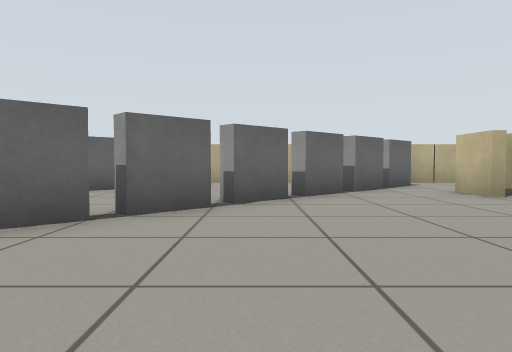
view 1 (above)

19 first-person views from a walk through a world built for the Gazebo simulator. The camera is 0.51 m above the floor, tilts 2° down and sees 70° across. The floor is counted in squares, 1 m on a side. Each view is taken from the middle of a square. On the plan, view 1 faces up. The plan holds only what a view shows up to about 9 squares ahead; the rest is blank.

view 2
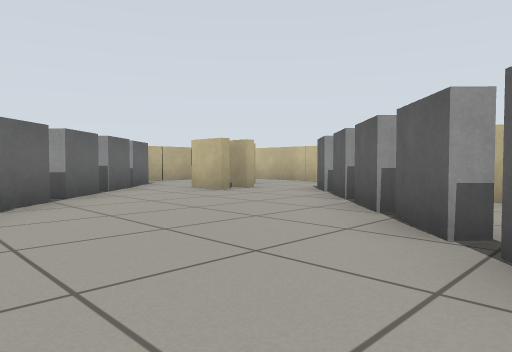

view 3
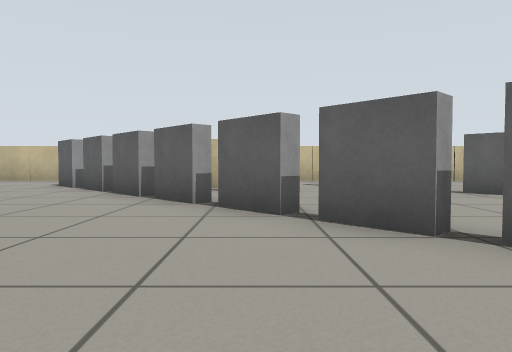

view 4
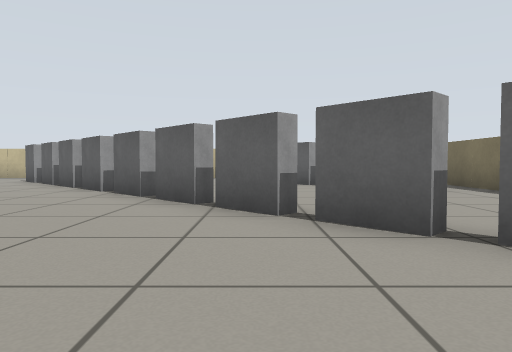

view 5
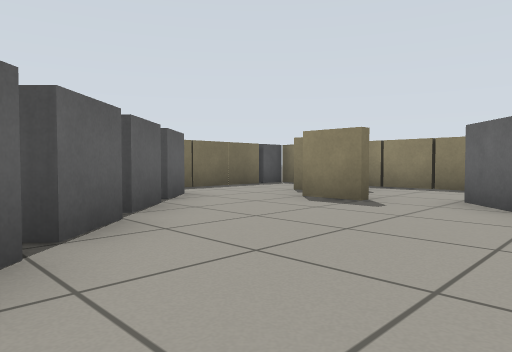

view 6
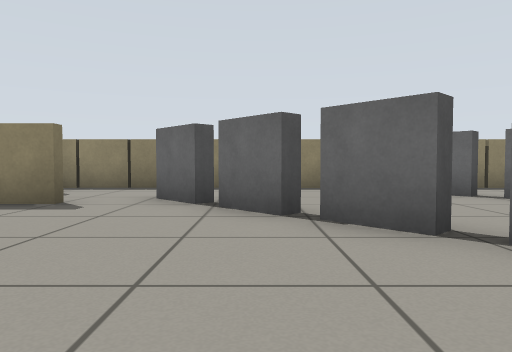

view 7
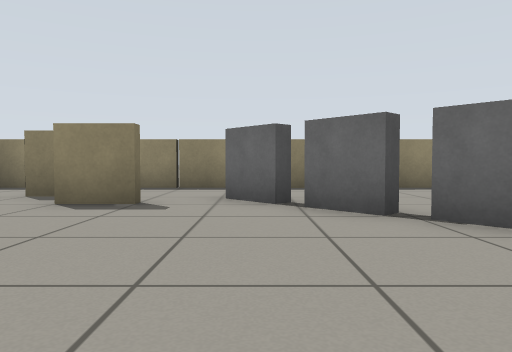

view 8
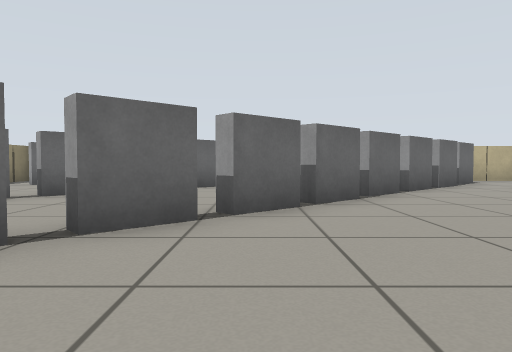

view 9
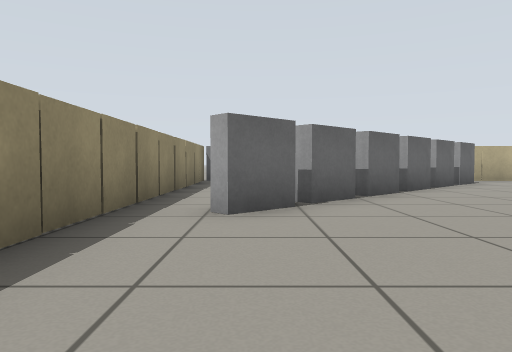

view 10
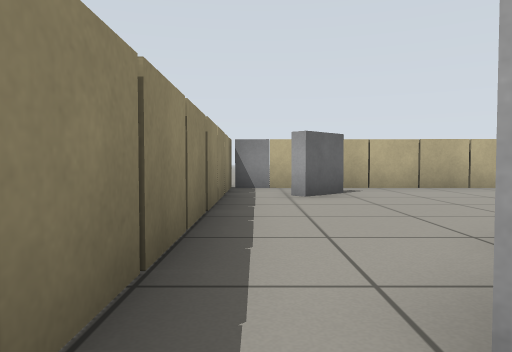

view 11
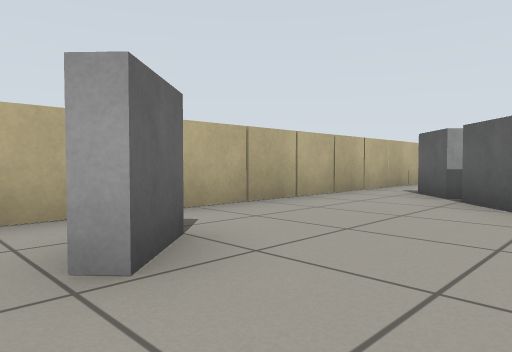

view 12
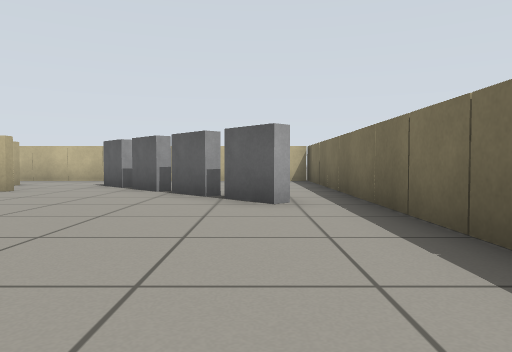

view 13
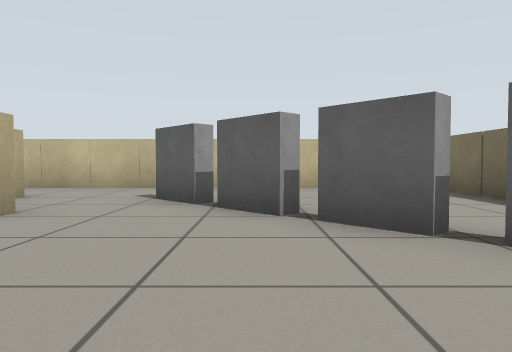

view 14
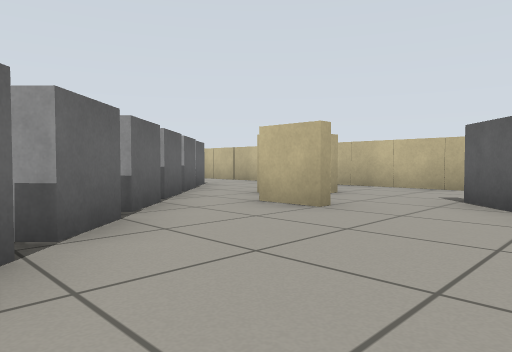

view 15
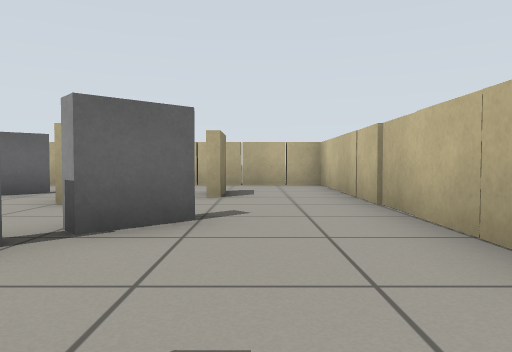

view 16
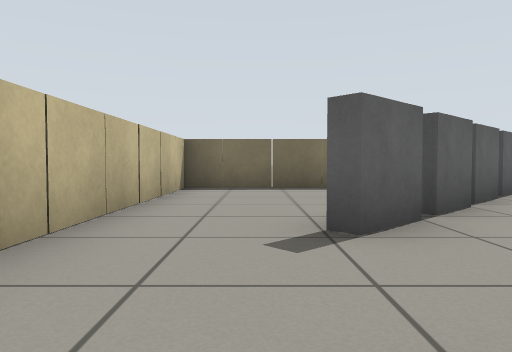

view 17
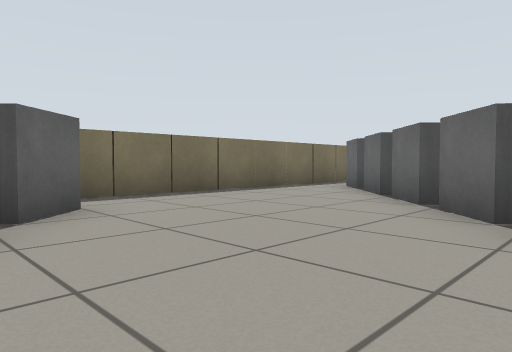

view 18
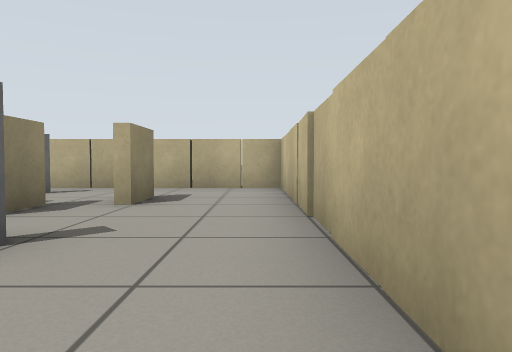

view 19
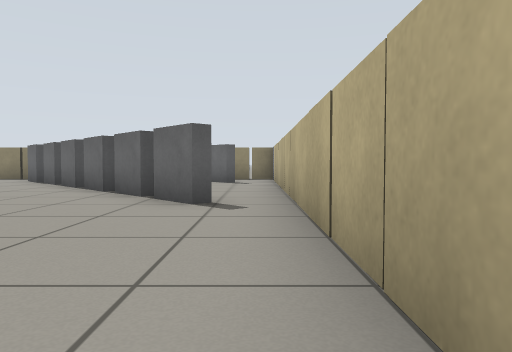

### Floor plan
Points are (right, up) in squares from view 1. A wall is a line through its corners. A room is listed if a view was taken in it or the views show most of it. See-through windows are left out.
Room 1 (views 1, 2, 3, 4, 5, 6, 7, 8, 9, 10, 11, 12, 13, 14, 15, 16, 17, 18, 19)
walls: (4.5, 0.8) (4.5, 1.5); (-5.5, -2.5) (-5.5, -3.6); (3.5, 5.4) (3.5, 6.5); (4.2, 5.4) (4.2, 6.3); (-6.5, -4) (-6.5, -4.6); (4.4, 6.5) (4.4, 5.8); (5.5, 7.5) (5.5, 6.4); (-7.2, -6.5) (7.5, -6.5) (7.5, 9.5) (-7.5, 9.5); (-8.5, -5.8) (-8.5, -6.4); (-8.5, 9.6) (-8.5, -4)
objects: grey box (-8, 10); grey box (-7, 3); grey box (-7, 8); grey box (-6, -1); grey box (-6, 4); grey box (-5, 0); grey box (-5, 5); grey box (-4, -5); grey box (-4, 1); grey box (-4, 6); grey box (-3, -4); grey box (-3, 2); grey box (-3, 7); grey box (-2, -3); grey box (-2, 3); grey box (-2, 8); grey box (-1, -2); grey box (-1, 4); grey box (0, -1); grey box (0, 5); grey box (1, 0); grey box (1, 6); grey box (2, -5); grey box (2, 1); grey box (2, 7); grey box (3, -4); grey box (3, 2); grey box (3, 8); grey box (4, -3); grey box (4, 3); grey box (5, -2); grey box (5, 4)

Positions as (right, up) in squares from view 1, and headings:
1: (0, 0), facing up
2: (-1, 0), facing up-right
3: (-3, 0), facing right
4: (-5, -2), facing right
5: (-1, 0), facing down-left
6: (-1, 0), facing left
7: (-1, -1), facing left
8: (-2, -1), facing up
9: (-7, -1), facing up
10: (-8, 2), facing up
11: (-8, 6), facing up-right
12: (-3, -5), facing right
13: (0, -3), facing right
14: (0, -3), facing up-right
15: (6, 1), facing up
16: (6, 1), facing down
17: (3, -1), facing down-left
18: (7, 2), facing up
19: (3, 9), facing left
